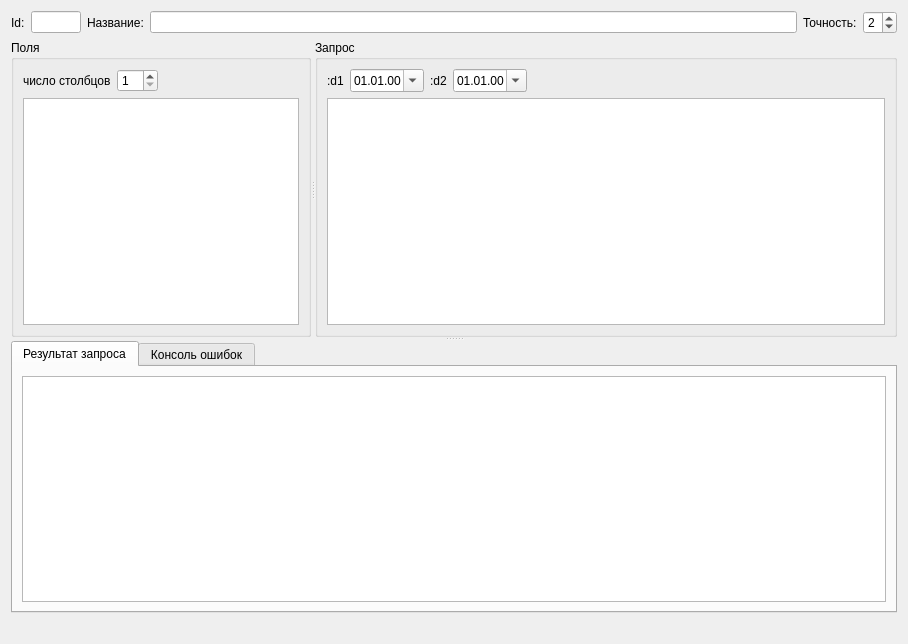
<?xml version="1.0" encoding="UTF-8"?>
<ui version="4.0">
 <class>FormEdtOlap</class>
 <widget class="QWidget" name="FormEdtOlap">
  <property name="geometry">
   <rect>
    <x>0</x>
    <y>0</y>
    <width>908</width>
    <height>644</height>
   </rect>
  </property>
  <property name="windowTitle">
   <string>new OLAP</string>
  </property>
  <layout class="QVBoxLayout" name="verticalLayout_5">
   <item>
    <layout class="QHBoxLayout" name="horizontalLayout">
     <item>
      <widget class="QLabel" name="label_6">
       <property name="text">
        <string>Id:</string>
       </property>
      </widget>
     </item>
     <item>
      <widget class="QLineEdit" name="lineEditId">
       <property name="maximumSize">
        <size>
         <width>50</width>
         <height>16777215</height>
        </size>
       </property>
       <property name="readOnly">
        <bool>true</bool>
       </property>
      </widget>
     </item>
     <item>
      <widget class="QLabel" name="label">
       <property name="text">
        <string>Название:</string>
       </property>
      </widget>
     </item>
     <item>
      <widget class="QLineEdit" name="lineEditName"/>
     </item>
     <item>
      <widget class="QLabel" name="label_2">
       <property name="text">
        <string>Точность:</string>
       </property>
      </widget>
     </item>
     <item>
      <widget class="QSpinBox" name="spinBoxDec">
       <property name="maximum">
        <number>6</number>
       </property>
       <property name="value">
        <number>2</number>
       </property>
      </widget>
     </item>
    </layout>
   </item>
   <item>
    <widget class="QSplitter" name="splitter_2">
     <property name="orientation">
      <enum>Qt::Vertical</enum>
     </property>
     <widget class="QSplitter" name="splitter">
      <property name="orientation">
       <enum>Qt::Horizontal</enum>
      </property>
      <widget class="QGroupBox" name="groupBox">
       <property name="maximumSize">
        <size>
         <width>300</width>
         <height>16777215</height>
        </size>
       </property>
       <property name="title">
        <string>Поля</string>
       </property>
       <layout class="QVBoxLayout" name="verticalLayout_6">
        <item>
         <layout class="QVBoxLayout" name="verticalLayout_2">
          <item>
           <layout class="QHBoxLayout" name="horizontalLayout_3">
            <item>
             <widget class="QLabel" name="label_5">
              <property name="text">
               <string>число столбцов</string>
              </property>
             </widget>
            </item>
            <item>
             <widget class="QSpinBox" name="spinBoxCount">
              <property name="minimum">
               <number>1</number>
              </property>
             </widget>
            </item>
            <item>
             <spacer name="horizontalSpacer_2">
              <property name="orientation">
               <enum>Qt::Horizontal</enum>
              </property>
              <property name="sizeHint" stdset="0">
               <size>
                <width>40</width>
                <height>20</height>
               </size>
              </property>
             </spacer>
            </item>
           </layout>
          </item>
         </layout>
        </item>
        <item>
         <widget class="QTableWidget" name="tableWidgetColumns"/>
        </item>
       </layout>
      </widget>
      <widget class="QGroupBox" name="groupBox_2">
       <property name="title">
        <string>Запрос</string>
       </property>
       <layout class="QVBoxLayout" name="verticalLayout">
        <item>
         <layout class="QHBoxLayout" name="horizontalLayout_2">
          <item>
           <widget class="QLabel" name="label_3">
            <property name="text">
             <string>:d1</string>
            </property>
           </widget>
          </item>
          <item>
           <widget class="QDateEdit" name="dateEditBeg">
            <property name="displayFormat">
             <string>dd.MM.yy</string>
            </property>
            <property name="calendarPopup">
             <bool>true</bool>
            </property>
           </widget>
          </item>
          <item>
           <widget class="QLabel" name="label_4">
            <property name="text">
             <string>:d2</string>
            </property>
           </widget>
          </item>
          <item>
           <widget class="QDateEdit" name="dateEditEnd">
            <property name="displayFormat">
             <string>dd.MM.yy</string>
            </property>
            <property name="calendarPopup">
             <bool>true</bool>
            </property>
           </widget>
          </item>
          <item>
           <spacer name="horizontalSpacer">
            <property name="orientation">
             <enum>Qt::Horizontal</enum>
            </property>
            <property name="sizeHint" stdset="0">
             <size>
              <width>40</width>
              <height>20</height>
             </size>
            </property>
           </spacer>
          </item>
         </layout>
        </item>
        <item>
         <widget class="QPlainTextEdit" name="plainTextEditQury"/>
        </item>
       </layout>
      </widget>
     </widget>
     <widget class="QTabWidget" name="tabWidget">
      <property name="currentIndex">
       <number>0</number>
      </property>
      <widget class="QWidget" name="tabQuery">
       <attribute name="title">
        <string>Результат запроса</string>
       </attribute>
       <layout class="QVBoxLayout" name="verticalLayout_3">
        <item>
         <widget class="TableView" name="tableViewQuery"/>
        </item>
       </layout>
      </widget>
      <widget class="QWidget" name="tabError">
       <attribute name="title">
        <string>Консоль ошибок</string>
       </attribute>
       <layout class="QVBoxLayout" name="verticalLayout_4">
        <item>
         <widget class="QPlainTextEdit" name="plainTextEditError">
          <property name="readOnly">
           <bool>true</bool>
          </property>
         </widget>
        </item>
       </layout>
      </widget>
     </widget>
    </widget>
   </item>
   <item>
    <widget class="QLabel" name="labelStatus">
     <property name="text">
      <string/>
     </property>
    </widget>
   </item>
  </layout>
 </widget>
 <customwidgets>
  <customwidget>
   <class>TableView</class>
   <extends>QTableView</extends>
   <header>olap/tableview.h</header>
  </customwidget>
 </customwidgets>
 <resources/>
 <connections/>
</ui>
